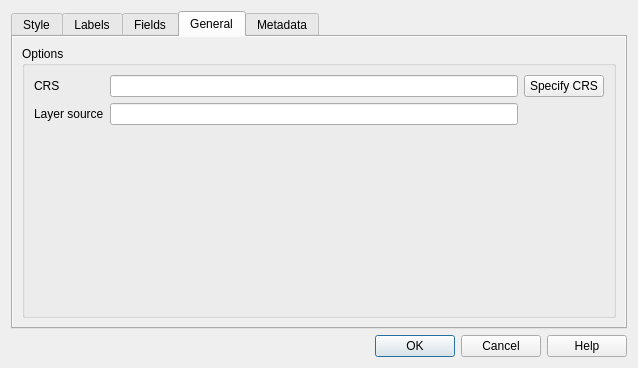
<?xml version="1.0" encoding="UTF-8"?>
<ui version="4.0">
 <class>GraphAnalysisRendererGuiBase</class>
 <widget class="QDialog" name="GraphAnalysisRendererGuiBase">
  <property name="geometry">
   <rect>
    <x>0</x>
    <y>0</y>
    <width>638</width>
    <height>368</height>
   </rect>
  </property>
  <property name="windowTitle">
   <string>Graph Layer Properties</string>
  </property>
  <layout class="QVBoxLayout" name="verticalLayout">
   <item>
    <widget class="QTabWidget" name="tabWidget_2">
     <property name="currentIndex">
      <number>3</number>
     </property>
     <property name="iconSize">
      <size>
       <width>22</width>
       <height>22</height>
      </size>
     </property>
     <widget class="QWidget" name="tabWidgetPage1">
      <attribute name="icon">
       <iconset>
        <normaloff>:/images/themes/default/propertyicons/symbology.png</normaloff>:/images/themes/default/propertyicons/symbology.png</iconset>
      </attribute>
      <attribute name="title">
       <string>Style</string>
      </attribute>
      <layout class="QGridLayout" name="gridLayout_4">
       <item row="1" column="0" colspan="4">
        <widget class="QStackedWidget" name="stackedWidget">
         <property name="currentIndex">
          <number>1</number>
         </property>
         <widget class="QWidget" name="page"/>
         <widget class="QWidget" name="page_2">
          <widget class="QgsColorButton" name="uBrushColor">
           <property name="geometry">
            <rect>
             <x>356</x>
             <y>80</y>
             <width>120</width>
             <height>31</height>
            </rect>
           </property>
           <property name="text">
            <string>Fill color</string>
           </property>
          </widget>
          <widget class="QgsColorButton" name="uPenColor">
           <property name="geometry">
            <rect>
             <x>230</x>
             <y>80</y>
             <width>120</width>
             <height>31</height>
            </rect>
           </property>
           <property name="text">
            <string>Border color</string>
           </property>
          </widget>
          <widget class="QPushButton" name="grid_style_button">
           <property name="geometry">
            <rect>
             <x>80</x>
             <y>150</y>
             <width>425</width>
             <height>25</height>
            </rect>
           </property>
           <property name="toolTip">
            <string>Set grid lines style</string>
           </property>
           <property name="text">
            <string>Set grid style...</string>
           </property>
          </widget>
          <widget class="QPushButton" name="color_button">
           <property name="geometry">
            <rect>
             <x>490</x>
             <y>100</y>
             <width>80</width>
             <height>25</height>
            </rect>
           </property>
           <property name="toolTip">
            <string>Select label color</string>
           </property>
           <property name="text">
            <string>Color...</string>
           </property>
          </widget>
         </widget>
        </widget>
       </item>
       <item row="0" column="1">
        <widget class="QComboBox" name="graphicalpropertycombobox">
         <property name="sizePolicy">
          <sizepolicy hsizetype="Maximum" vsizetype="Fixed">
           <horstretch>0</horstretch>
           <verstretch>0</verstretch>
          </sizepolicy>
         </property>
         <property name="minimumSize">
          <size>
           <width>0</width>
           <height>26</height>
          </size>
         </property>
         <property name="maximumSize">
          <size>
           <width>32767</width>
           <height>22</height>
          </size>
         </property>
         <item>
          <property name="text">
           <string>Edge - fgcolor</string>
          </property>
         </item>
         <item>
          <property name="text">
           <string>Edge - linestyle</string>
          </property>
         </item>
         <item>
          <property name="text">
           <string>Edge - linewidth</string>
          </property>
         </item>
         <item>
          <property name="text">
           <string>Node - bgcolor</string>
          </property>
         </item>
         <item>
          <property name="text">
           <string>Node - fgcolor</string>
          </property>
         </item>
         <item>
          <property name="text">
           <string>Node - linewidth</string>
          </property>
         </item>
         <item>
          <property name="text">
           <string>Node - shape</string>
          </property>
         </item>
         <item>
          <property name="text">
           <string>Node - size</string>
          </property>
         </item>
        </widget>
       </item>
       <item row="0" column="2">
        <widget class="QLabel" name="lblTransparencyPercent">
         <property name="sizePolicy">
          <sizepolicy hsizetype="Minimum" vsizetype="Preferred">
           <horstretch>0</horstretch>
           <verstretch>0</verstretch>
          </sizepolicy>
         </property>
         <property name="text">
          <string>Transparency</string>
         </property>
        </widget>
       </item>
       <item row="0" column="0">
        <widget class="QLabel" name="legendtypelabel">
         <property name="sizePolicy">
          <sizepolicy hsizetype="Minimum" vsizetype="Preferred">
           <horstretch>0</horstretch>
           <verstretch>0</verstretch>
          </sizepolicy>
         </property>
         <property name="maximumSize">
          <size>
           <width>32767</width>
           <height>22</height>
          </size>
         </property>
         <property name="text">
          <string>Graphical property</string>
         </property>
        </widget>
       </item>
       <item row="0" column="3">
        <widget class="QSlider" name="sliderTransparency">
         <property name="sizePolicy">
          <sizepolicy hsizetype="Minimum" vsizetype="Fixed">
           <horstretch>0</horstretch>
           <verstretch>0</verstretch>
          </sizepolicy>
         </property>
         <property name="maximum">
          <number>255</number>
         </property>
         <property name="value">
          <number>0</number>
         </property>
         <property name="orientation">
          <enum>Qt::Horizontal</enum>
         </property>
        </widget>
       </item>
      </layout>
     </widget>
     <widget class="QWidget" name="tabWidgetPage2">
      <attribute name="icon">
       <iconset>
        <normaloff>:/images/themes/default/propertyicons/labels.png</normaloff>:/images/themes/default/propertyicons/labels.png</iconset>
      </attribute>
      <attribute name="title">
       <string>Labels</string>
      </attribute>
      <layout class="QGridLayout" name="gridLayout_5">
       <item row="0" column="0">
        <widget class="QCheckBox" name="labelCheckBox">
         <property name="sizePolicy">
          <sizepolicy hsizetype="Expanding" vsizetype="Fixed">
           <horstretch>0</horstretch>
           <verstretch>0</verstretch>
          </sizepolicy>
         </property>
         <property name="text">
          <string>Display labels</string>
         </property>
        </widget>
       </item>
       <item row="1" column="0">
        <widget class="QFrame" name="labelOptionsFrame">
         <property name="enabled">
          <bool>false</bool>
         </property>
         <property name="sizePolicy">
          <sizepolicy hsizetype="Expanding" vsizetype="Expanding">
           <horstretch>0</horstretch>
           <verstretch>0</verstretch>
          </sizepolicy>
         </property>
         <property name="frameShape">
          <enum>QFrame::NoFrame</enum>
         </property>
         <property name="frameShadow">
          <enum>QFrame::Plain</enum>
         </property>
        </widget>
       </item>
      </layout>
     </widget>
     <widget class="QWidget" name="tabWidgetPage3">
      <attribute name="icon">
       <iconset>
        <normaloff>:/images/themes/default/propertyicons/attributes.png</normaloff>:/images/themes/default/propertyicons/attributes.png</iconset>
      </attribute>
      <attribute name="title">
       <string>Fields</string>
      </attribute>
      <layout class="QGridLayout" name="gridLayout_6">
       <item row="0" column="0">
        <widget class="QLabel" name="label_6">
         <property name="text">
          <string>Nodes attributes</string>
         </property>
        </widget>
       </item>
       <item row="1" column="0" colspan="2">
        <widget class="QTableWidget" name="tblNodeAttributes">
         <property name="editTriggers">
          <set>QAbstractItemView::NoEditTriggers</set>
         </property>
         <property name="alternatingRowColors">
          <bool>true</bool>
         </property>
         <property name="selectionBehavior">
          <enum>QAbstractItemView::SelectRows</enum>
         </property>
         <property name="sortingEnabled">
          <bool>false</bool>
         </property>
        </widget>
       </item>
       <item row="2" column="0">
        <widget class="QLabel" name="label_7">
         <property name="text">
          <string>Edges attributes</string>
         </property>
        </widget>
       </item>
       <item row="4" column="0">
        <layout class="QHBoxLayout" name="horizontalLayout">
         <property name="topMargin">
          <number>8</number>
         </property>
         <item>
          <widget class="QPushButton" name="pushButton_AddEdgeAttribute">
           <property name="text">
            <string>Add Edge Attribute</string>
           </property>
          </widget>
         </item>
         <item>
          <widget class="QPushButton" name="pushButton_AddNodeAttribute">
           <property name="text">
            <string>Add Node Attribute</string>
           </property>
          </widget>
         </item>
        </layout>
       </item>
       <item row="3" column="0">
        <widget class="QTableWidget" name="tblEdgeAttributes">
         <property name="editTriggers">
          <set>QAbstractItemView::NoEditTriggers</set>
         </property>
         <property name="alternatingRowColors">
          <bool>true</bool>
         </property>
         <property name="selectionBehavior">
          <enum>QAbstractItemView::SelectRows</enum>
         </property>
         <attribute name="horizontalHeaderCascadingSectionResizes">
          <bool>false</bool>
         </attribute>
         <attribute name="verticalHeaderCascadingSectionResizes">
          <bool>false</bool>
         </attribute>
        </widget>
       </item>
      </layout>
     </widget>
     <widget class="QWidget" name="tabWidgetPage4">
      <attribute name="icon">
       <iconset>
        <normaloff>:/images/themes/default/propertyicons/general.png</normaloff>:/images/themes/default/propertyicons/general.png</iconset>
      </attribute>
      <attribute name="title">
       <string>General</string>
      </attribute>
      <layout class="QGridLayout" name="gridLayout_7">
       <property name="leftMargin">
        <number>0</number>
       </property>
       <property name="topMargin">
        <number>0</number>
       </property>
       <property name="rightMargin">
        <number>0</number>
       </property>
       <property name="bottomMargin">
        <number>0</number>
       </property>
       <item row="0" column="0">
        <widget class="QScrollArea" name="scrollArea_2">
         <property name="frameShape">
          <enum>QFrame::NoFrame</enum>
         </property>
         <property name="frameShadow">
          <enum>QFrame::Plain</enum>
         </property>
         <property name="widgetResizable">
          <bool>true</bool>
         </property>
         <widget class="QWidget" name="scrollAreaWidgetContents_2">
          <property name="geometry">
           <rect>
            <x>0</x>
            <y>0</y>
            <width>616</width>
            <height>283</height>
           </rect>
          </property>
          <layout class="QGridLayout" name="gridLayout_3">
           <item row="0" column="0">
            <widget class="QGroupBox" name="indexGroupBox">
             <property name="title">
              <string>Options</string>
             </property>
             <layout class="QGridLayout" name="gridLayout_2">
              <item row="0" column="2">
               <widget class="QPushButton" name="pbnChangeSpatialRefSys">
                <property name="toolTip">
                 <string>Specify the coordinate reference system of the layer's geometry.</string>
                </property>
                <property name="whatsThis">
                 <string>Specify the coordinate reference system of the layer's geometry.</string>
                </property>
                <property name="text">
                 <string>Specify CRS</string>
                </property>
               </widget>
              </item>
              <item row="0" column="1">
               <widget class="QLineEdit" name="leSpatialRefSys">
                <property name="readOnly">
                 <bool>true</bool>
                </property>
               </widget>
              </item>
              <item row="0" column="0">
               <widget class="QLabel" name="label_8">
                <property name="text">
                 <string>CRS</string>
                </property>
               </widget>
              </item>
              <item row="2" column="1">
               <spacer name="verticalSpacer">
                <property name="orientation">
                 <enum>Qt::Vertical</enum>
                </property>
                <property name="sizeHint" stdset="0">
                 <size>
                  <width>20</width>
                  <height>40</height>
                 </size>
                </property>
               </spacer>
              </item>
              <item row="1" column="0">
               <widget class="QLabel" name="label_9">
                <property name="text">
                 <string>Layer source</string>
                </property>
               </widget>
              </item>
              <item row="1" column="1">
               <widget class="QLineEdit" name="leLayerSource">
                <property name="enabled">
                 <bool>true</bool>
                </property>
                <property name="readOnly">
                 <bool>true</bool>
                </property>
               </widget>
              </item>
             </layout>
            </widget>
           </item>
          </layout>
         </widget>
        </widget>
       </item>
      </layout>
     </widget>
     <widget class="QWidget" name="tabWidgetPage5">
      <attribute name="icon">
       <iconset>
        <normaloff>:/images/themes/default/propertyicons/metadata.png</normaloff>:/images/themes/default/propertyicons/metadata.png</iconset>
      </attribute>
      <attribute name="title">
       <string>Metadata</string>
      </attribute>
      <layout class="QGridLayout" name="gridLayout_15">
       <item row="0" column="0">
        <widget class="QScrollArea" name="scrollArea">
         <property name="frameShape">
          <enum>QFrame::NoFrame</enum>
         </property>
         <property name="frameShadow">
          <enum>QFrame::Plain</enum>
         </property>
         <property name="widgetResizable">
          <bool>true</bool>
         </property>
         <widget class="QWidget" name="scrollAreaWidgetContents">
          <property name="geometry">
           <rect>
            <x>0</x>
            <y>0</y>
            <width>598</width>
            <height>265</height>
           </rect>
          </property>
          <layout class="QVBoxLayout" name="verticalLayout_2">
           <item>
            <widget class="QLabel" name="mLayerTitleLabel">
             <property name="text">
              <string>Title</string>
             </property>
            </widget>
           </item>
           <item>
            <widget class="QLineEdit" name="mLayerTitleLineEdit"/>
           </item>
           <item>
            <widget class="QLabel" name="mLayerAbstractLabel">
             <property name="sizePolicy">
              <sizepolicy hsizetype="Preferred" vsizetype="Minimum">
               <horstretch>0</horstretch>
               <verstretch>0</verstretch>
              </sizepolicy>
             </property>
             <property name="text">
              <string>Abstract</string>
             </property>
            </widget>
           </item>
           <item>
            <widget class="QTextEdit" name="mLayerAbstractTextEdit">
             <property name="minimumSize">
              <size>
               <width>0</width>
               <height>100</height>
              </size>
             </property>
             <property name="maximumSize">
              <size>
               <width>16777215</width>
               <height>80</height>
              </size>
             </property>
            </widget>
           </item>
          </layout>
         </widget>
        </widget>
       </item>
      </layout>
     </widget>
    </widget>
   </item>
   <item>
    <widget class="QDialogButtonBox" name="buttonBox">
     <property name="orientation">
      <enum>Qt::Horizontal</enum>
     </property>
     <property name="standardButtons">
      <set>QDialogButtonBox::Cancel|QDialogButtonBox::Help|QDialogButtonBox::Ok</set>
     </property>
    </widget>
   </item>
  </layout>
 </widget>
 <customwidgets>
  <customwidget>
   <class>QgsColorButton</class>
   <extends>QToolButton</extends>
   <header>qgscolorbutton.h</header>
  </customwidget>
 </customwidgets>
 <resources>
  <include location="../../../../../../../../../../Tools/QGis/qgis-Quantum-GIS-e3d30af/images/images.qrc"/>
 </resources>
 <connections>
  <connection>
   <sender>buttonBox</sender>
   <signal>accepted()</signal>
   <receiver>GraphAnalysisRendererGuiBase</receiver>
   <slot>accept()</slot>
   <hints>
    <hint type="sourcelabel">
     <x>248</x>
     <y>254</y>
    </hint>
    <hint type="destinationlabel">
     <x>157</x>
     <y>274</y>
    </hint>
   </hints>
  </connection>
  <connection>
   <sender>buttonBox</sender>
   <signal>rejected()</signal>
   <receiver>GraphAnalysisRendererGuiBase</receiver>
   <slot>reject()</slot>
   <hints>
    <hint type="sourcelabel">
     <x>316</x>
     <y>260</y>
    </hint>
    <hint type="destinationlabel">
     <x>286</x>
     <y>274</y>
    </hint>
   </hints>
  </connection>
 </connections>
</ui>
